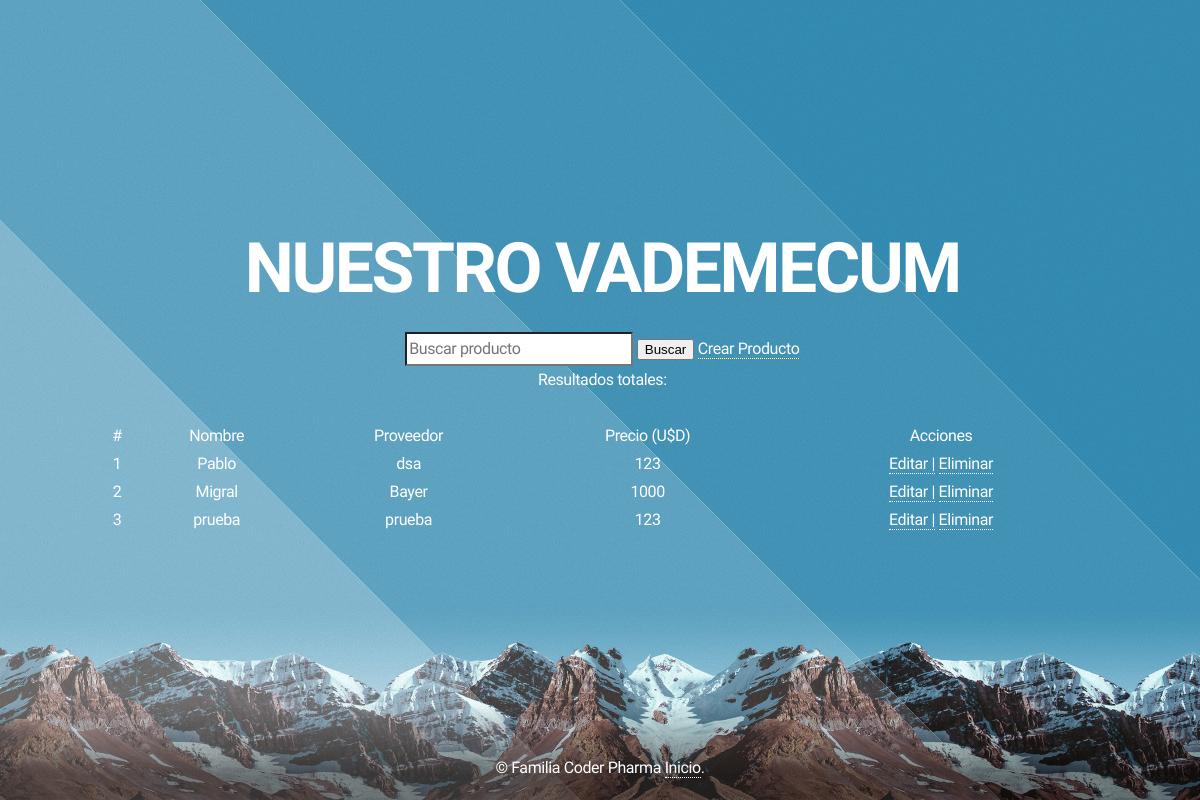
The app's page /productos/, older data.
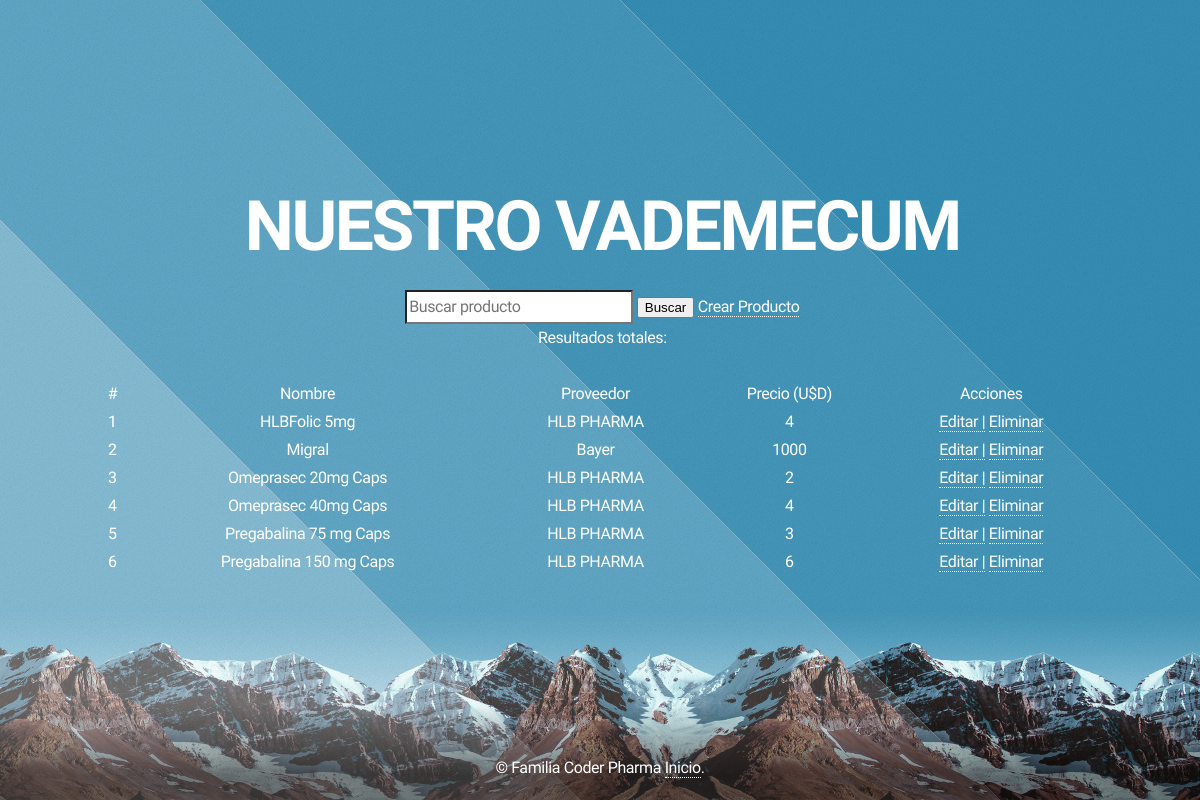
The same page, newer data.
### AppProject/models.py (models this page shows, shortened)
class Producto (models.Model):
    nombre = models.CharField(max_length=50)
    proveedor = models.CharField(max_length=50)
    precio = models.IntegerField()

### AppProject/views.py (the view)
# urls.py: path('productos/', productos, name="productos"),
def productos(request):
    if request.method == "POST":
        search = request.POST["search"]
        if search != "":
            productos = Producto.objects.filter( Q(nombre__icontains=search) | Q(proveedor__icontains=search) | Q(precio__icontains=search) ).values()
            return render(request,"productos.html",{"productos":productos, "search":True, "busqueda":search})
    productos = Producto.objects.all()
    return render (request, 'productos.html', {'productos':productos})

### AppProject/templates/productos.html (shortened to what this page needs)
{% extends 'base.html' %}
{% load static %}
{% block cambios %}
<header id="header">
	<h1> NUESTRO VADEMECUM </h1>
	<br>
	<form  action="" method="post">
		<input  type="search" name="search" placeholder="Buscar producto" aria-label="Search">
		<button class="btn btn-outline-success text-nowrap ms-3 my-2 my-sm-0" type="submit">  Buscar</button>
		<a class="btn btn-outline-success text-nowrap ms-3 my-2 my-sm-0" href="{% url 'crear_producto' %}">  Crear Producto</a>
	</form>
<h4>Resultados
{% if search %}
	para "{{busqueda}}":
{% else %}
	totales:
{% endif %}
</h4>
<br>
<div class="row gx-5 justify-content-center">
<div class="col-lg-10 table-responsive">
	<table width="1000" style="margin: 0 auto;" class="table table-theme">
		<thead>
			<tr>
				<th scope="col">#</th>
				<th scope="col">Nombre</th>
				<th scope="col">Proveedor</th>
				<th scope="col">Precio (U$D)</th>
				<th scope="col">Acciones</th>
			</tr>
		</thead>
		<tbody>
			{% for producto in productos %}
				<tr>
					<th scope="row">{{forloop.counter}}</th>
					<td>{{producto.nombre}}</td>
					<td>{{producto.proveedor}}</td>
					<td>{{producto.precio}}</td>
					<td>
						<a href="{% url 'editar_producto' producto.id %}" class="text-primary badge badge-primary text-decoration-none">  Editar |</a>
						<a href="{% url 'eliminar_producto' producto.id %}" class="text-danger badge badge-danger text-decoration-none">  Eliminar</a>
					</td>
				</tr>
			{% endfor %}
		</tbody>
	</table>
</div>
</div>
</div>
{% endblock cambios %}

### AppProject/templates/base.html (shortened to what this page needs)
<!DOCTYPE HTML>
<html lang="es"></html>
<html>
	<head>
        {% load static %}
		<link rel="stylesheet" href="{% static 'assets/css/main.css' %}" />
	</head>
	<body class="is-preload">
		<div id="wrapper">
			<div id="overlay"></div>
			<div id="main">
				{% block cambios %}
				{% endblock cambios %}
					<footer id="footer">
						<span class="copyright">&copy; Familia Coder Pharma <a href="{% url 'inicio' %}">Inicio</a>.</span>
					</footer>
			</div>
	</body>
</html>

### AppProject/static/assets/css/main.css (style rules this page uses)
html, body, div, span, applet, object, iframe, h1, h2, h3, h4, h5, h6, p, blockquote, pre, a, abbr, acronym, address, big, cite, code, del, dfn, em, img, ins, kbd, q, s, samp, small, strike, strong, sub, sup, tt, var, b, u, i, center, dl, dt, dd, ol, ul, li, fieldset, form, label, legend, table, caption, tbody, tfoot, thead, tr, th, td, article, aside, canvas, details, embed, figure, figcaption, footer, header, hgroup, menu, nav, output, ruby, section, summary, time, mark, audio, video { margin: 0; padding: 0; border: 0; font-size: 100%; font: inherit; vertical-align: baseline; }
article, aside, details, figcaption, figure, footer, header, hgroup, menu, nav, section { display: block; }
body { line-height: 1; }
table { border-collapse: collapse; border-spacing: 0; }
body { -webkit-text-size-adjust: none; }
input, select, textarea { -moz-appearance: none; -webkit-appearance: none; -ms-appearance: none; appearance: none; }
html { box-sizing: border-box; }
*, *:before, *:after { box-sizing: inherit; }
body { background: #fff; overflow: hidden; }
body, input, select, textarea { color: #fff; font-family: 'Source Sans Pro', sans-serif; font-size: 15pt; font-weight: 300 !important; letter-spacing: -0.025em; line-height: 1.75em; }
a { -moz-transition: border-color 0.2s ease-in-out; -webkit-transition: border-color 0.2s ease-in-out; -ms-transition: border-color 0.2s ease-in-out; transition: border-color 0.2s ease-in-out; border-bottom: dotted 1px; color: inherit; outline: 0; text-decoration: none; }
#wrapper { -moz-animation: wrapper 3s forwards; -webkit-animation: wrapper 3s forwards; -ms-animation: wrapper 3s forwards; animation: wrapper 3s forwards; height: 100%; left: 0; opacity: 0; position: fixed; top: 0; width: 100%; }
#overlay { -moz-animation: overlay 1.5s 1.5s forwards; -webkit-animation: overlay 1.5s 1.5s forwards; -ms-animation: overlay 1.5s 1.5s forwards; animation: overlay 1.5s 1.5s forwards; background-attachment: fixed, fixed; background-image: url("images/overlay-pattern.png"), url("images/overlay.svg"); background-position: top left, center center; background-repeat: repeat, no-repeat; background-size: auto, cover; height: 100%; left: 0; opacity: 0; position: fixed; top: 0; width: 100%; }
#main { height: 100%; left: 0; position: fixed; text-align: center; top: 0; width: 100%; }
#main:before { content: ''; display: inline-block; height: 100%; margin-right: 0; vertical-align: middle; width: 1px; }
#header { -moz-animation: header 1s 2.25s forwards; -webkit-animation: header 1s 2.25s forwards; -ms-animation: header 1s 2.25s forwards; animation: header 1s 2.25s forwards; -moz-backface-visibility: hidden; -webkit-backface-visibility: hidden; -ms-backface-visibility: hidden; backface-visibility: hidden; -moz-transform: translate3d(0,0,0); -webkit-transform: translate3d(0,0,0); -ms-transform: translate3d(0,0,0); transform: translate3d(0,0,0); cursor: default; display: inline-block; opacity: 0; position: relative; text-align: center; top: -1em; vertical-align: middle; width: 90%; }
#header h1 { font-size: 4.35em; font-weight: 900; letter-spacing: -0.035em; line-height: 1em; }
#footer { background-image: -moz-linear-gradient(top, rgba(0,0,0,0), rgba(0,0,0,0.5) 75%); background-image: -webkit-linear-gradient(top, rgba(0,0,0,0), rgba(0,0,0,0.5) 75%); background-image: -ms-linear-gradient(top, rgba(0,0,0,0), rgba(0,0,0,0.5) 75%); background-image: linear-gradient(top, rgba(0,0,0,0), rgba(0,0,0,0.5) 75%); bottom: 0; cursor: default; height: 6em; left: 0; line-height: 8em; position: absolute; text-align: center; width: 100%; }
@media screen and (max-width: 1680px) { body, input, select, textarea { font-size: 13pt; } }
@media screen and (max-width: 1280px) { body, input, select, textarea { font-size: 12pt; } }

Row changes from the older to the newer data that the page shows:
removed Producto: nombre "Pablo", proveedor "dsa", precio "123"
removed Producto: nombre "prueba", proveedor "prueba", precio "123"
added Producto: nombre "HLBFolic 5mg", proveedor "HLB PHARMA", precio "4"
added Producto: nombre "Omeprasec 20mg Caps", proveedor "HLB PHARMA", precio "2"
added Producto: nombre "Omeprasec 40mg Caps", proveedor "HLB PHARMA", precio "4"
added Producto: nombre "Pregabalina 75 mg Caps", proveedor "HLB PHARMA", precio "3"
added Producto: nombre "Pregabalina 150 mg Caps", proveedor "HLB PHARMA", precio "6"
